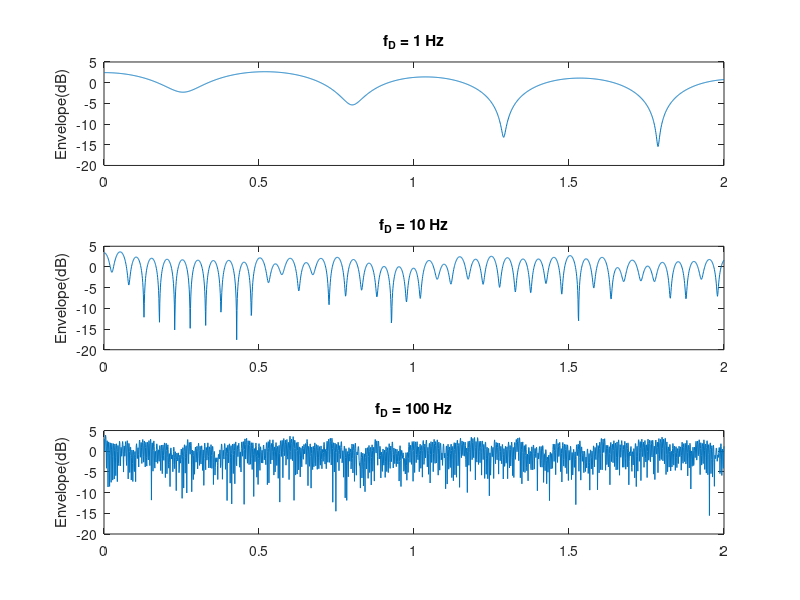
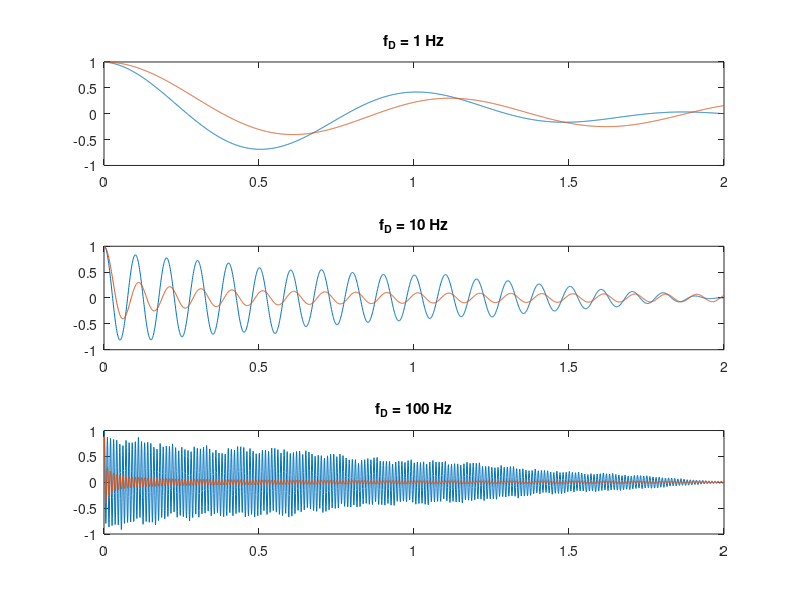

Write MATLAB code to recreate these figures, in order.
%% Parameter Setteing

clear; clc;
T = 2000;
fs = 1000;              % Sampling Frequency
t = 1/fs: 1/fs: 2;
              
f_D = [1, 10, 100];     % Max Doppler frequency 
N = 34;
sigma = sqrt(1 / 2);
%% Jake Fading Model
% Received signal : $r\left(t\right)=\textrm{Re}\left\lbrace u\left(t\right)\cdot 
% e^{\;\textrm{j2}\pi f_c t} \cdot \left\lbrack \sum_{n=0}^N \alpha_{n\;} \left(t\right)e^{-j\phi_n 
% \left(t\right)} \right\rbrack \right\rbrace =\textrm{Re}\left\lbrace T\left(t\right)e^{\textrm{j2}\pi 
% f_{c\;} t} \right\rbrace$
% 
% Phase of each path : $\phi {\;}_n \left(t\right)=-2\pi f_D t\cdot \cos \left(\alpha_n 
% \right)-\beta \;{\;}_n$
%% 
% * Assume Arrival Angle  =  Uniformly Distributed : $\alpha {\;}_n =\frac{2\pi 
% \;n}{\;N}$
%% 
% Fading Channel: $T\left(t\right)=\frac{E_0 }{\;\sqrt{\;N}}\left\lbrace \sqrt{\;2}\;\sum_{n=1}^{N_0 
% } \left\lbrack e^{j\left(2\pi \;f_D t\cdot \cos \left(\alpha {\;}_n \right)+\phi_n 
% \right)} +e^{-j\left(2\pi \;f_D t\cdot \cos \left(\alpha {\;}_n \right)+\phi_{-n} 
% \right)} \right\rbrack +e^{j\left(2\pi \;f_D t+\phi_N \right)} {+e}^{-j\left(2\pi 
% \;f_D t+{\phi -}_N \right)} \right\rbrace$ 
%% 
% * $N_0 \;=\;\frac{1}{2}\left(\frac{N}{2}-1\right)$
% * Uniform Distribution of Initial Phase : $\beta {\;}_n =\frac{\pi n\;}{N_0 
% }$
% * Doppler term: $e^{j\phi_n } =e^{-j\phi_{-n} } \Rightarrow {\frac{\sqrt{\;2}}{2}e}^{j\beta 
% {\;}_n } =\frac{\sqrt{\;2}}{2}\left\lbrack \cos \left(\beta_n \right)+\textrm{jsin}\left(\beta 
% {\;}_n \right)\right\rbrack$
% * Max Doppler term:  $e^{j\phi_N } =e^{-j\phi_{-N} } \Rightarrow {\frac{\sqrt{\;2}}{2}e}^{j\alpha 
% \;} =\frac{\sqrt{\;2}}{2}\left\lbrack \cos \left(\alpha \;\right)+\textrm{jsin}\left(\alpha 
% \;\right)\right\rbrack$
%% 
% In-phase Component : $h_c \left(t\right)=2\sum_{n=1}^{N_0 } \cos \beta {\;}_n 
% \cos \left(2\pi \left(f_D \cos {\;\alpha }_n \right)\cdot t\right)+\sqrt{\;2}\cos 
% \left(\alpha \right)\cos \left(2\pi f_D t\right)\;$
% 
% Quadratic Component: $h_s \left(t\right)=2\sum_{n=1}^{N_0 } \sin \beta {\;}_n 
% \cos \left(2\pi \left(f_D \cos {\;\alpha }_n \right)\cdot t\right)+\sqrt{\;2}\sin 
% \left(\alpha \right)\cos \left(2\pi f_D t\right)\;$

N_0 = 1 / 2 * (N / 2 - 1);
h_c = zeros(3, T);
h_s = zeros(3, T);

for e = 1 : 3
for n = 1 : N_0
    beta_n = pi * n / N_0;
    alpha_n = 2 * pi * n / N;
    % alpha = pi / 4
    h_c(e, :) = h_c(e, :) + 2 * cos(beta_n) * cos(2 * pi * f_D(e) * cos(alpha_n) * t) + ...
                cos(2*pi*f_D(e) * t);
    h_s(e, :) = h_s(e, :) + 2 * sin(beta_n) * cos(2 * pi * f_D(e) * cos(alpha_n) * t) + ...
                cos(2*pi*f_D(e) * t);
end
end

h_c = h_c * sigma / sqrt(N);
h_s = h_s * sigma / sqrt(N);

%% Plot

h_env = sqrt(h_c.^2 + h_s.^2);
h_norm = h_env ./ mean(h_env, 2);
h_norm_dB = 10 * log10(h_norm) ;

subplot(3, 1, 1)
plot(t, h_norm_dB(1, :))
ylabel('Envelope(dB)')
title('f_D = 1 Hz')

subplot(3, 1, 2)
plot(t, h_norm_dB(2, :))
ylabel('Envelope(dB)')
title('f_D = 10 Hz')

subplot(3, 1, 3)
plot(t, h_norm_dB(3, :))
ylabel('Envelope(dB)')
title('f_D = 100 Hz')
%% Auto-Correlation

auto_corr_1 = xcorr(h_c(1, :), 'coeff');
auto_corr_2 = xcorr(h_c(2, :), 'coeff');
auto_corr_3 = xcorr(h_c(3, :), 'coeff');

r_1 = [auto_corr_1(2000:3999); besselj(0, 2*pi*f_D(1) * t)];
r_2 = [auto_corr_2(2000:3999); besselj(0, 2*pi*f_D(2) * t)];
r_3 = [auto_corr_3(2000:3999); besselj(0, 2*pi*f_D(3) * t)];

figure
subplot(3, 1, 1)
plot(t, r_1)
title('f_D = 1 Hz')
subplot(3, 1, 2)
plot(t, r_2)
title('f_D = 10 Hz')
subplot(3, 1, 3)
plot(t, r_3)
title('f_D = 100 Hz')